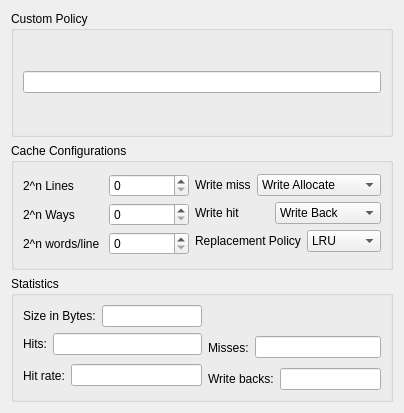
<?xml version="1.0" encoding="UTF-8"?>
<ui version="4.0">
 <class>Kites::CacheConfigWidget</class>
 <widget class="QWidget" name="Kites::CacheConfigWidget">
  <property name="geometry">
   <rect>
    <x>0</x>
    <y>0</y>
    <width>404</width>
    <height>413</height>
   </rect>
  </property>
  <property name="sizePolicy">
   <sizepolicy hsizetype="Minimum" vsizetype="Preferred">
    <horstretch>0</horstretch>
    <verstretch>0</verstretch>
   </sizepolicy>
  </property>
  <property name="windowTitle">
   <string>Form</string>
  </property>
  <layout class="QGridLayout" name="gridLayout_3">
   <item row="1" column="0">
    <widget class="QGroupBox" name="groupBox">
     <property name="sizePolicy">
      <sizepolicy hsizetype="Minimum" vsizetype="Preferred">
       <horstretch>0</horstretch>
       <verstretch>0</verstretch>
      </sizepolicy>
     </property>
     <property name="title">
      <string>Cache Configurations</string>
     </property>
     <layout class="QGridLayout" name="gridLayout">
      <item row="1" column="1">
       <layout class="QVBoxLayout" name="verticalLayout_3">
        <item>
         <layout class="QHBoxLayout" name="horizontalLayout_4">
          <item>
           <widget class="QLabel" name="label_6">
            <property name="text">
             <string>Write miss</string>
            </property>
           </widget>
          </item>
          <item>
           <widget class="QComboBox" name="writeMissComboBox">
            <item>
             <property name="text">
              <string>Write Allocate</string>
             </property>
            </item>
            <item>
             <property name="text">
              <string>Write No Allocate</string>
             </property>
            </item>
           </widget>
          </item>
         </layout>
        </item>
        <item>
         <layout class="QHBoxLayout" name="horizontalLayout_5">
          <item>
           <widget class="QLabel" name="label_5">
            <property name="text">
             <string>Write hit</string>
            </property>
           </widget>
          </item>
          <item>
           <widget class="QComboBox" name="writeHitComboBox">
            <item>
             <property name="text">
              <string>Write Back</string>
             </property>
            </item>
            <item>
             <property name="text">
              <string>Write Through</string>
             </property>
            </item>
           </widget>
          </item>
         </layout>
        </item>
        <item>
         <layout class="QHBoxLayout" name="horizontalLayout_6">
          <item>
           <widget class="QLabel" name="label_4">
            <property name="text">
             <string>Replacement Policy</string>
            </property>
           </widget>
          </item>
          <item>
           <widget class="QComboBox" name="repPolComboBox">
            <item>
             <property name="text">
              <string>LRU</string>
             </property>
            </item>
            <item>
             <property name="text">
              <string>FIFO</string>
             </property>
            </item>
            <item>
             <property name="text">
              <string>Custom</string>
             </property>
            </item>
           </widget>
          </item>
         </layout>
        </item>
       </layout>
      </item>
      <item row="1" column="0">
       <layout class="QVBoxLayout" name="verticalLayout_2">
        <item>
         <layout class="QHBoxLayout" name="horizontalLayout">
          <item>
           <widget class="QLabel" name="label">
            <property name="text">
             <string>2^n Lines</string>
            </property>
           </widget>
          </item>
          <item>
           <widget class="QSpinBox" name="linesSpinBox"/>
          </item>
         </layout>
        </item>
        <item>
         <layout class="QHBoxLayout" name="horizontalLayout_2">
          <item>
           <widget class="QLabel" name="label_2">
            <property name="text">
             <string>2^n Ways</string>
            </property>
           </widget>
          </item>
          <item>
           <widget class="QSpinBox" name="waysSpinBox"/>
          </item>
         </layout>
        </item>
        <item>
         <layout class="QHBoxLayout" name="horizontalLayout_3">
          <item>
           <widget class="QLabel" name="label_3">
            <property name="text">
             <string>2^n words/line</string>
            </property>
           </widget>
          </item>
          <item>
           <widget class="QSpinBox" name="wordsSpinBox"/>
          </item>
         </layout>
        </item>
       </layout>
      </item>
     </layout>
    </widget>
   </item>
   <item row="0" column="0">
    <widget class="QGroupBox" name="groupBox_2">
     <property name="title">
      <string>Custom Policy</string>
     </property>
     <layout class="QGridLayout" name="gridLayout_2">
      <item row="0" column="0">
       <layout class="QHBoxLayout" name="horizontalLayout_7">
        <item>
         <widget class="QLineEdit" name="customPolicyScriptlineEdit"/>
        </item>
       </layout>
      </item>
     </layout>
    </widget>
   </item>
   <item row="2" column="0">
    <widget class="QGroupBox" name="groupBox_3">
     <property name="title">
      <string>Statistics</string>
     </property>
     <layout class="QGridLayout" name="gridLayout_4">
      <item row="0" column="0">
       <layout class="QHBoxLayout" name="horizontalLayout_8">
        <item>
         <widget class="QLabel" name="label_9">
          <property name="text">
           <string>Size in Bytes:</string>
          </property>
         </widget>
        </item>
        <item>
         <widget class="QLineEdit" name="sizeLineEdit"/>
        </item>
       </layout>
      </item>
      <item row="1" column="0">
       <layout class="QHBoxLayout" name="horizontalLayout_11">
        <item>
         <widget class="QLabel" name="label_8">
          <property name="text">
           <string>Hits:</string>
          </property>
         </widget>
        </item>
        <item>
         <widget class="QLineEdit" name="hitsLineEdit"/>
        </item>
       </layout>
      </item>
      <item row="1" column="1" rowspan="2">
       <layout class="QHBoxLayout" name="horizontalLayout_10">
        <item>
         <widget class="QLabel" name="label_10">
          <property name="text">
           <string>Misses:</string>
          </property>
         </widget>
        </item>
        <item>
         <widget class="QLineEdit" name="missesLineEdit"/>
        </item>
       </layout>
      </item>
      <item row="2" column="0" rowspan="2">
       <layout class="QHBoxLayout" name="horizontalLayout_12">
        <item>
         <widget class="QLabel" name="label_7">
          <property name="text">
           <string>Hit rate:</string>
          </property>
         </widget>
        </item>
        <item>
         <widget class="QLineEdit" name="hitrateLineEdit"/>
        </item>
       </layout>
      </item>
      <item row="3" column="1">
       <layout class="QHBoxLayout" name="horizontalLayout_9">
        <item>
         <widget class="QLabel" name="label_11">
          <property name="text">
           <string>Write backs:</string>
          </property>
         </widget>
        </item>
        <item>
         <widget class="QLineEdit" name="writeBackLineEdit"/>
        </item>
       </layout>
      </item>
     </layout>
    </widget>
   </item>
  </layout>
 </widget>
 <resources/>
 <connections/>
</ui>
